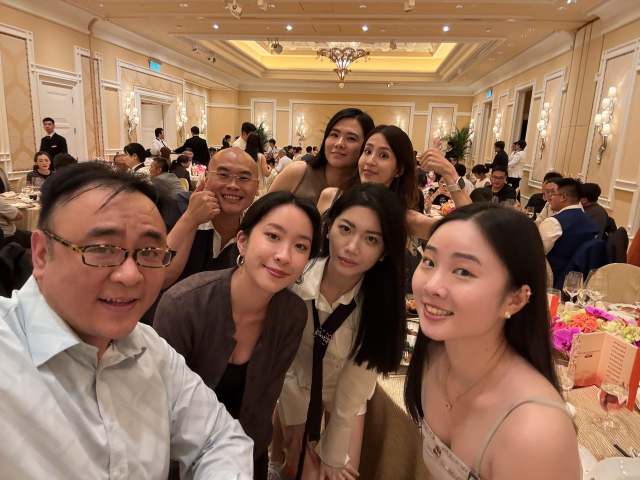
#> input picture img/gcf-creators.jpg, 1280 x 960 px (shown at 1/2 size); its folder holds 4 pictures in this run
$ python find_new_gcf.py
#> lines starting #> are read from the running program, lines starting #| are printed output that depends on the picture
"""列出 GCF 文件夹里 vs 已經上線的 gcf-*.jpg，找出還沒被用過的「新的」相片。"""
import os, glob
from PIL import Image

def phash(im, hash_size=8, hi_freq_factor=4):
    newsize = (hash_size * hi_freq_factor, hash_size * hi_freq_factor)
    im2 = im.convert("L").resize(newsize, Image.LANCZOS)
    px = list(im2.getdata())
    avg = sum(px) / len(px)
    return ''.join('1' if p > avg else '0' for p in px)

def hamming(a, b):
    return sum(x != y for x, y in zip(a, b))

SRC = r"H:/桌面/2026全球華人網紅節/全球華人網紅節照片"
USED_DIR = r"C:/Users/user/WorkBuddy/2026-08-27-23-46-24/English-site/img"

# ① 加载在线 gcf-*.jpg
used = {}
for p in glob.glob(os.path.join(USED_DIR, "gcf-*.jpg")):
    name = os.path.basename(p)
    im = Image.open(p)
#> im is the input picture: PIL image 1280x960 RGB; mean R, G, B 144.3, 109.1, 86.3
    used[name] = (phash(im), im.size, os.path.getsize(p) // 1024)
#> in phash, `im2 = im.convert("L").resize(newsize, Image.LANCZOS)`:
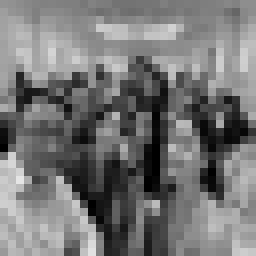
#> im2: PIL image 32x32 L (shown 8 times larger); min 0, max 229, mean 117.1
#> in phash, `px = list(im2.getdata())`: px = 1024 values, max 229 at index 706, min 0 at index 576, mean 117.1
#> in phash, `avg = sum(px) / len(px)`: avg = 117.1
#> pass 2 of the loop `for p in glob.glob(os.path.join(USED_DIR, "gcf-*.jpg")):`:
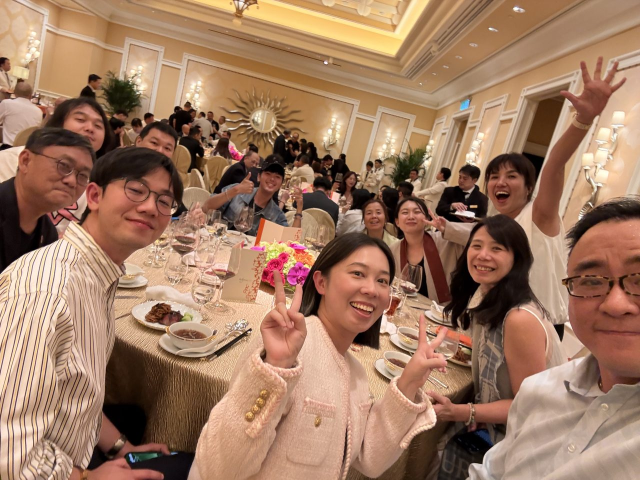
#> input picture img/gcf-dinner.jpg, 1280 x 960 px (shown at 1/2 size)
#> im is the input picture: PIL image 1280x960 RGB; mean R, G, B 159.9, 122.6, 98.3
#> in phash (call 2), `im2 = im.convert("L").resize(newsize, Image.LANCZOS)`:
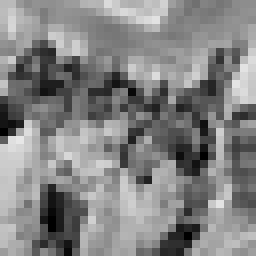
#> im2: PIL image 32x32 L (shown 8 times larger); min 0, max 231, mean 131.1
#> px = 1024 values, max 231 at index 546, min 0 at index 512, mean 131.1
#> avg = 131.1
#> pass 3 of the loop `for p in glob.glob(os.path.join(USED_DIR, "gcf-*.jpg")):`:
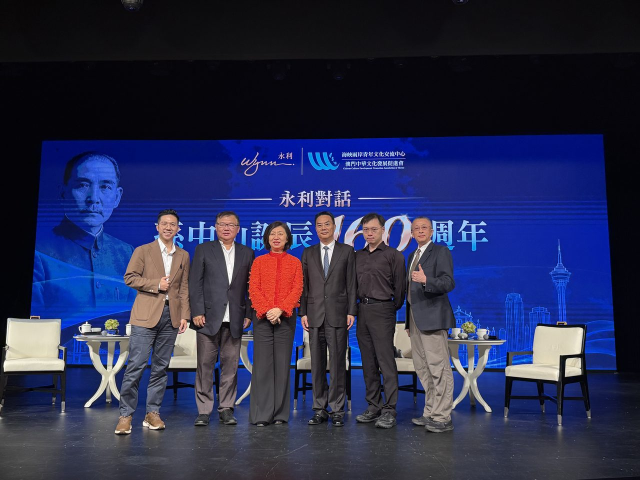
#> input picture img/gcf-g02.jpg, 1280 x 960 px (shown at 1/2 size)
#> im is the input picture: PIL image 1280x960 RGB; mean R, G, B 40.5, 44.4, 78.2
#> in phash (call 3), `im2 = im.convert("L").resize(newsize, Image.LANCZOS)`:
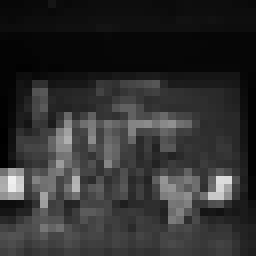
#> im2: PIL image 32x32 L (shown 8 times larger); min 0, max 240, mean 47.1
#> px = 1024 values, max 240 at index 705, min 0 at index 640, mean 47.1
#> avg = 47.1
#> the loop made 4 passes; the first 3 are shown

# ② 加载桌面文件夹
src = {}
#> (the run stopped early here; a loop or call above may not have finished)
